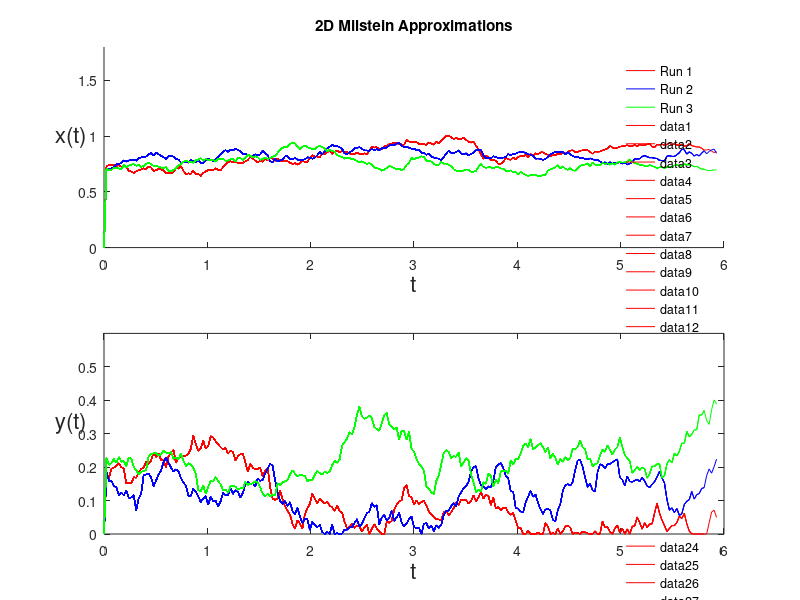

This figure's MATLAB source: (Note: this script raises an error after producing the figure.)
% Script to generate a movie for a Milstein approximation for our SDE. 

%randn('state',100)          % set the state of randn
T=6; N=250; dt=T/N;          % Set up the bounds
skip = 5;                    % Plot every "skip" time steps.
colours = ['r-';'b-';'g-'];   % Define the colours to plot in
timeValues = 0:dt:T;         % Set up the time values


delta=.8; gamma=.5; rho=1; R=3; D=7; alpha=.5; beta=.5; upsilon=.1; kappa=.12;
xzero = .7;
yzero = .2;


% Set up the plotting window so it looks all nice and proper like.
clf;
subplot(2,1,1)
hold on
axis([0 T 0 1])
plot([0],[0],'r-',[0],[0],'b-',[0],[0],'g-')
legend('Run 1','Run 2','Run 3','Location','NorthEast');
legend boxoff

clear F;
frameNumber = 1;
for runNumber = 1:size(colours,1),
    
    currentRun = colours(runNumber,:);
    %printf('Printing using colour %s\n',currentRun)
    
    % Generate a sample Milstein approximation.
       % T = 6; N = 1000; dt = T/N;
    dW = sqrt(dt).*randn(2,N+1);         % Brownian increments

    x=zeros(2,N+1);
    x([1:2],1)=[xzero;yzero];
    xtemp=x([1:2],1);
    for j = 1:N+1 
        X=xtemp(1,1); Y=xtemp(2,1);
        f1n = X*X*(1-X)-alpha*X*Y-(gamma*X*X)/(X+D); 
        f2n = rho*Y*Y*(1-Y)-beta*X*Y-(delta*Y*Y)/(Y+R); 

          % Additive Noise
        g1n = upsilon;
        g2n = kappa;
        xtemp = xtemp+dt*[f1n;f2n]+[g1n*dW(1,j);g2n*dW(2,j)];

%         % Proportional Noise
%         g1n = upsilon*X;
%         g2n = kappa*Y;
%         dg1dx = upsilon;
%         dg2dy = kappa;
%         xtemp = xtemp+dt*[f1n;f2n]+[g1n*dW(1,j);g2n*dW(2,j)]+...
%             [dg1dx*g1n*.5*((dW(1,j))^2-dt);0]+[0;dg2dy*g2n*.5*(((dW(2,j))^2)-dt)];

        if (xtemp(1,1) < 0)
            xtemp(1,1)=0;
        end
        if (xtemp(2,1) < 0)
            xtemp(2,1)=0;
        end
        x([1,2],j)=xtemp;
    end

    % Plot it in time.
    for k=2:skip:size(x(1,:),2),
        subplot(2,1,1)
        plot(timeValues(1:k+1),[0,x(1,(1:k))],currentRun)   % plot x against t
        axis([0 T 0 1.8])
        xlabel('t','FontSize',16)
        ylabel('x(t)','FontSize',16,'Rotation',0)
        title('2D Milstein Approximations')
        drawnow
        
        subplot(2,1,2)
        plot(timeValues(1:k+1),[0,x(2,(1:k))],currentRun)   % plot x against t
        axis([0 T 0 0.6])
        xlabel('t','FontSize',16)
        ylabel('y(t)','FontSize',16,'Rotation',0)
        hold on
        drawnow
        
        F(frameNumber) = getframe(gcf);
        frameNumber = frameNumber + 1;
    end
    
end

%movie(F)

%writerObj = VideoWriter('randomWalk.avi','Uncompressed AVI');
writerObj = VideoWriter('Milstein.mp4','MPEG-4');
open(writerObj);
writeVideo(writerObj,F);
close(writerObj)
